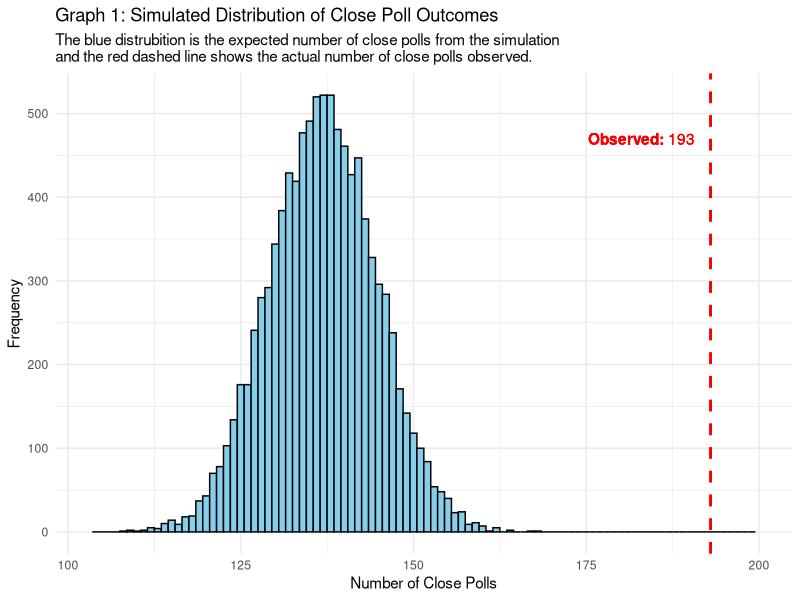
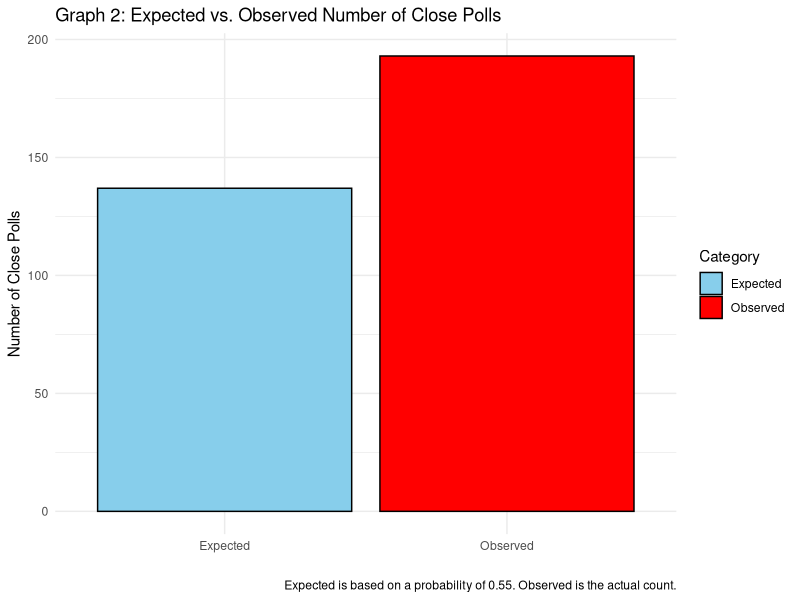
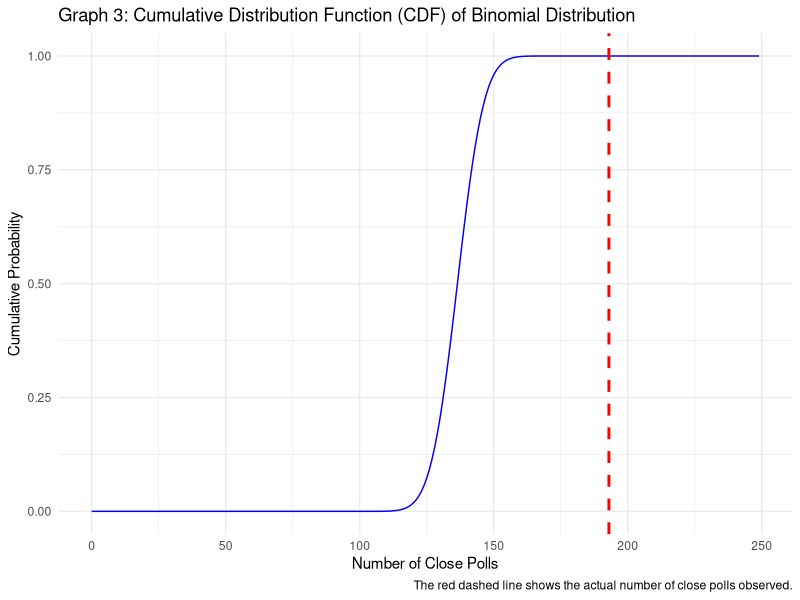

Write the R code that produced these figures, in order.
## ---- chunk 1
# Number of polls in the database
n <- 249

# Expected probability of a poll showing a close result under the null hypothesis
p <- 0.55

# Number of polls that actually showed a close result
observed_successes <- 193

# Calculate the probability using the binomial cumulative distribution function
probability <- pbinom(observed_successes - 1, n, p, lower.tail = FALSE)

# Convert the probability into a "1 in X" number
one_in_x <- 1 / probability

# Print the result without scientific notation
formatted_one_in_x <- format(one_in_x, scientific = FALSE)
paste("One in", formatted_one_in_x, "or about 8 trillion which is close to Nate Silver's 9 trillion probability")
## ---- chunk 2
library(ggplot2)
set.seed(123)
simulations <- 10000
simulated_outcomes <- rbinom(simulations, n, p)

# Create a histogram of simulated outcomes
ggplot(data.frame(simulated_outcomes), aes(x = simulated_outcomes)) +
  geom_histogram(binwidth = 1, fill = "skyblue", color = "black") +
  geom_vline(xintercept = observed_successes, color = "red", linetype = "dashed", size = 1) +
  annotate("text", x = observed_successes - 10, y = max(table(simulated_outcomes)) * 0.9,
           label = bquote(bold("Observed: ") * bold(.(observed_successes))), color = "red") +
  scale_x_continuous(limits = c(min(simulated_outcomes) - 5,200)) +  # Expand x-axis range
  labs(
    title = "Graph 1: Simulated Distribution of Close Poll Outcomes",
    x = "Number of Close Polls",
    y = "Frequency",
    subtitle = "The blue distrubition is the expected number of close polls from the simulation
and the red dashed line shows the actual number of close polls observed."
  ) +
  theme_minimal()
## ---- chunk 3
# Calculate the expected number of close polls under the null hypothesis
expected_successes <- n * p

# Create a data frame for plotting
comparison_data <- data.frame(
  Category = c("Expected", "Observed"),
  Count = c(expected_successes, observed_successes)
)

# Plot
ggplot(comparison_data, aes(x = Category, y = Count, fill = Category)) +
  geom_bar(stat = "identity", color = "black") +
  scale_fill_manual(values = c("skyblue", "red")) +
  labs(
    title = "Graph 2: Expected vs. Observed Number of Close Polls",
    y = "Number of Close Polls",
    x = "",
    caption = "Expected is based on a probability of 0.55. Observed is the actual count."
  ) +
  theme_minimal()
## ---- chunk 4
# Calculate the CDF for the binomial distribution
x_vals <- 0:n
cdf_vals <- pbinom(x_vals, n, p)

# Create a data frame for plotting
cdf_data <- data.frame(x_vals, cdf_vals)

# Plot the CDF
ggplot(cdf_data, aes(x = x_vals, y = cdf_vals)) +
  geom_line(color = "blue") +
  geom_vline(xintercept = observed_successes, color = "red", linetype = "dashed", size = 1) +
  labs(
    title = "Graph 3: Cumulative Distribution Function (CDF) of Binomial Distribution",
    x = "Number of Close Polls",
    y = "Cumulative Probability",
    caption = "The red dashed line shows the actual number of close polls observed."
  ) +
  theme_minimal()
